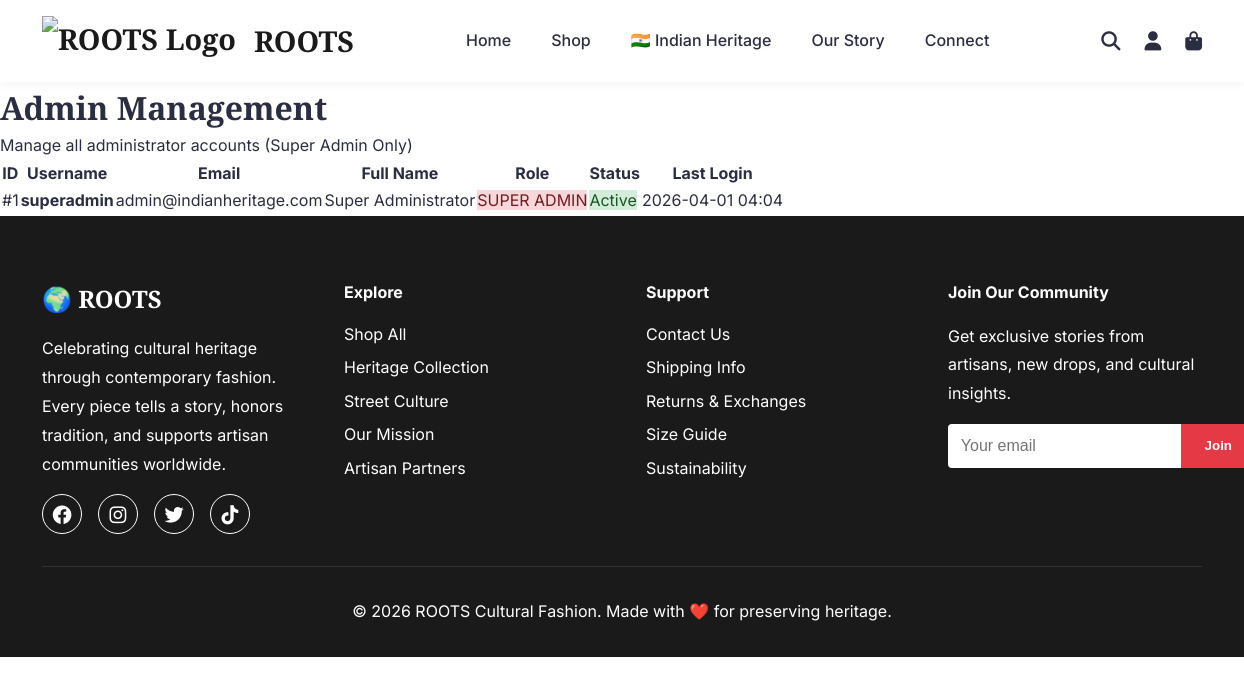
Screenshot of /admin/admins (signed in) with the database file from the repository.
### models/__init__.py (models this page shows, shortened)
class Admin(db.Model):
    __tablename__ = 'admins'
    id = db.Column(db.Integer, primary_key=True)
    email = db.Column(db.String(120), unique=True, nullable=False, index=True)
    username = db.Column(db.String(80), unique=True, nullable=False, index=True)
    password_hash = db.Column(db.String(255), nullable=False)
    full_name = db.Column(db.String(100))
    role = db.Column(db.String(20), default='admin')
    is_active = db.Column(db.Boolean, default=True)
    created_at = db.Column(db.DateTime, default=lambda: datetime.now(timezone.utc))
    updated_at = db.Column(db.DateTime, default=lambda: datetime.now(timezone.utc),
                          onupdate=lambda: datetime.now(timezone.utc))
    last_login = db.Column(db.DateTime)
    def is_super_admin(self) -> bool:
        return self.role == 'super_admin'

### controllers/admin_controller.py (the view)
@admin_bp.route('/admins')
@super_admin_required
def admins():
    all_admins = admin_service.get_all_admins()
    return render_template('admin/admins.html', admins=all_admins)

### app.py (called while the page is built)
@app.after_request
def add_cache_headers(response):
    if request.path.startswith('/static/'):
        response.cache_control.max_age = 2592000
        response.cache_control.public = True
    elif request.endpoint in ['home', 'shop', 'about', 'contact', 'indian_heritage', 'design_gallery']:
        response.cache_control.max_age = 3600
        response.cache_control.public = True
    return response

@app.before_request
def redirect_to_custom_domain():
    if env == 'production':
        if 'indian-heritage-fashion.onrender.com' in request.url:
            new_url = request.url.replace('indian-heritage-fashion.onrender.com', 'www.rootsfashion.in')
            return redirect(new_url, code=301)

@app.context_processor
def inject_now():
    return {'now': datetime.now(timezone.utc)}

@app.context_processor
def inject_user():
    user_info = {
        'is_authenticated': 'user_id' in session,
        'is_admin': 'admin_id' in session,
        'username': session.get('username') or session.get('admin_username'),
        'user_id': session.get('user_id'),
        'admin_id': session.get('admin_id')
    }
    return {'current_user': user_info}

### repositories/__init__.py (called while the page is built)
    @staticmethod
    def find_by_id(admin_id: int) -> Optional[Admin]:
        return Admin.query.get(admin_id)

    @staticmethod
    def find_all() -> List[Admin]:
        return Admin.query.all()

### services/__init__.py (called while the page is built)
    def get_all_admins(self):
        return self.admin_repo.find_all()

### templates/admin/admins.html (shortened to what this page needs)
{% extends "base.html" %}
{% block content %}
<div class="admin-container">
    <div class="admin-header">
        <h1>Admin Management</h1>
        <p>Manage all administrator accounts (Super Admin Only)</p>
    </div>
    <div class="admins-table-container">
        <table class="admin-table">
            <thead>
                <tr>
                    <th>ID</th>
                    <th>Username</th>
                    <th>Email</th>
                    <th>Full Name</th>
                    <th>Role</th>
                    <th>Status</th>
                    <th>Last Login</th>
                </tr>
            </thead>
            <tbody>
                {% if admins %}
                    {% for admin in admins %}
                        <tr>
                            <td>#{{ admin.id }}</td>
                            <td><strong>{{ admin.username }}</strong></td>
                            <td>{{ admin.email }}</td>
                            <td>{{ admin.full_name or 'N/A' }}</td>
                            <td>
                                <span class="badge {% if admin.role == 'super_admin' %}badge-danger{% else %}badge-info{% endif %}">
                                    {{ admin.role.upper().replace('_', ' ') }}
                                </span>
                            </td>
                            <td>
                                {% if admin.is_active %}
                                    <span class="badge badge-success">Active</span>
                                {% else %}
                                    <span class="badge badge-danger">Inactive</span>
                                {% endif %}
                            </td>
                            <td>{{ admin.last_login.strftime('%Y-%m-%d %H:%M') if admin.last_login else 'Never' }}</td>
                        </tr>
                    {% endfor %}
                {% else %}
                    <tr>
                        <td colspan="7" class="text-center">No admins found</td>
                    </tr>
                {% endif %}
            </tbody>
        </table>
    </div>
</div>
{% endblock %}

### static/css/style.css (style rules this page uses)
* { margin: 0; padding: 0; box-sizing: border-box; }
:root { --primary-color: #1a1a1a; --secondary-color: #e63946; --accent-color: #f4a261; --text-color: #2b2d42; --light-bg: #fefae0; --white: #ffffff; --gray: #8d99ae; --border-color: #edf2f4; }
body { font-family: 'Inter', 'Segoe UI', sans-serif; line-height: 1.6; color: var(--text-color); }
h1, h2, h3 { font-family: 'Playfair Display', serif; }

### templates/admin/admins.html (style rules this page uses)
.admins-table-container { overflow-x: auto; }
.badge-danger { background: #f8d7da; color: #721c24; }
.badge-success { background: #d4edda; color: #155724; }

### rows the page displays
Admin: id "1", username "superadmin", email "admin@indianheritage.com", full_name "Super Administrator", role "SUPER ADMIN", is_active "Active", last_login "2026-04-01 04:04"
